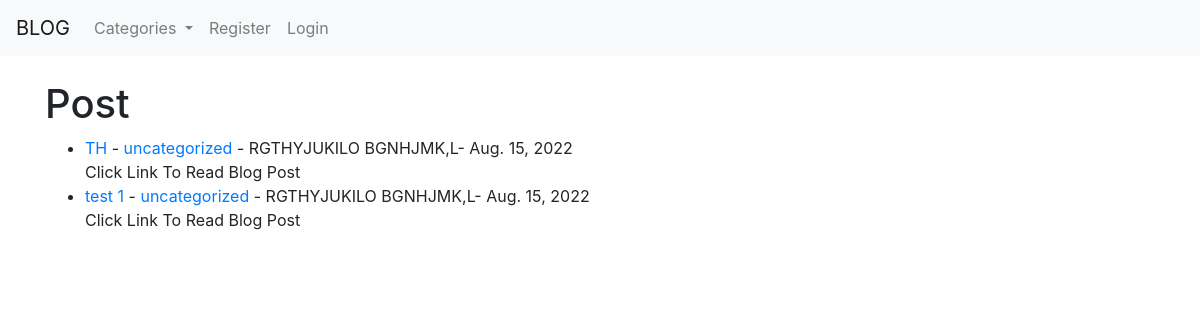
Before: / with the older database file.
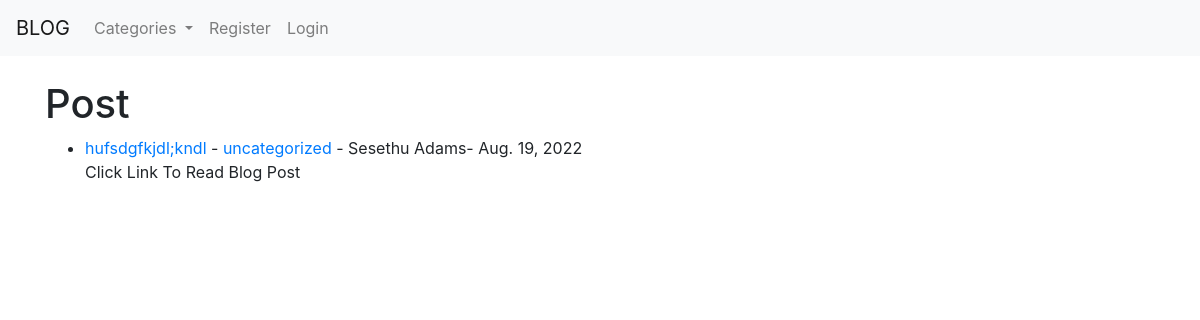
After: the same page with the newer database file.
### startblog/models.py (models this page shows, shortened)
class Post(models.Model):
    title: str = models.CharField(max_length=255)
    header_image = models.ImageField(null=True, blank=True, upload_to="image/")
    title_tag: str = models.CharField(max_length=255, default="my blog")
    author: str = models.ForeignKey(
        User, null=True, blank=True, on_delete=models.DO_NOTHING
    )
    body: str = RichTextField(blank=True, null=True)
    post_date = models.DateField(auto_now_add=True)
    category = models.CharField(max_length=255, default="uncategorized")
    snippet = models.CharField(
        max_length=255, blank=True, null=True, default="Click Link To Read Blog Post"
    )
    upvotes = models.IntegerField(default=0)
    downvotes = models.IntegerField(default=0)
    score = models.IntegerField(default=0)

class User(AbstractUser):
    bio = models.TextField()
    profile_picture = models.ImageField(
        null=True, blank=True, upload_to="image/profile/"
    )
    website_url = models.URLField(max_length=255, null=True, blank=True)
    facebook_url = models.URLField(max_length=255, null=True, blank=True)
    twitter_url = models.URLField(max_length=255, null=True, blank=True)
    instagram_url = models.URLField(max_length=255, null=True, blank=True)
    pinterest_url = models.URLField(max_length=255, null=True, blank=True)

### startblog/views.py (the view)
# urls.py: path("", HomePage.as_view(), name="home"),
class HomePage(ListView):
    model = Post
    template_name = "blog/home.html"
    ordering = ["-post_date"]
    def get_context_data(self, *args, **kwargs):
        category_menu = Category.objects.all()
        context = super(HomePage, self).get_context_data(*args, **kwargs)
        context["category_menu"] = category_menu
        return context

### startblog/models.py (called while the page is built)
    def __str__(self):
        return self.name

### templates/blog/home.html (shortened to what this page needs)
{% extends 'base.html' %}
{% load humanize %}
{% block content %}
<h1>Post</h1>
<ul>
    {% for post in object_list %}
    <li><a href="{% url 'blog:post_details' pk=post.pk %}">
            {{ post.title }}</a>
            - <a href="{% url 'blog:category_post' post.category|slugify %}">{{ post.category }}</a>
            - {{ post.author.first_name}} {{ post.author.last_name}}- {{ post.post_date}}
        <br />
        {{ post.snippet }}
    </li>
    {% endfor %}
</ul>
{% endblock %}

Changed rows visible on the page:
removed Post: title "test 1", category "uncategorized", author.first_name "RGTHYJUKILO", author.last_name "BGNHJMK,L", post_date "Aug. 15, 2022", snippet "Click Link To Read Blog Post"
changed Post "uncategorized": title "TH" → "hufsdgfkjdl;kndl"; author.first_name "RGTHYJUKILO" → "Sesethu"; author.last_name "BGNHJMK,L" → "Adams"; post_date "Aug. 15, 2022" → "Aug. 19, 2022"
